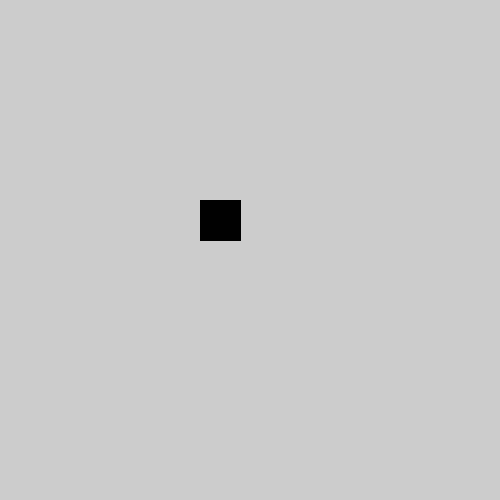
Frame 1 (no input)
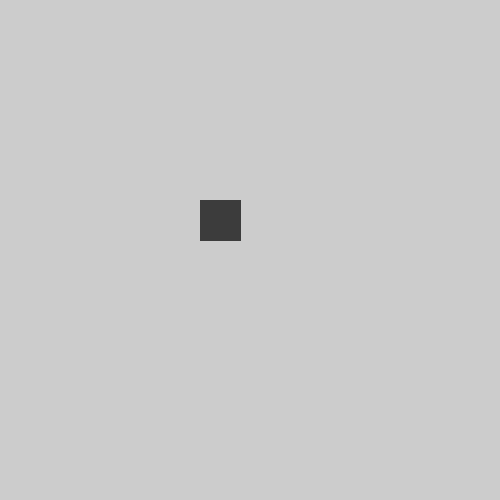
Frame 60 (the mouse pressed at the canvas centre just before this capture)
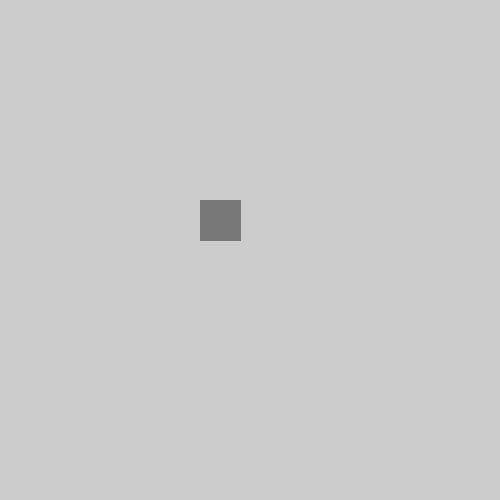
Frame 120 (the mouse held since frame 60 and released just before this capture)

The Processing sketch that drew these frames (run headless with seeded random() and noise(); from frame 60 on, the mouse is pressed at the canvas centre):

// Processing sketch: test1
// ── test1.pde

int s1 = 20;
int s2 = 40;
int counter=1;
int loop=10;
int sk=0;
int multiplier = 1;
int i=5;
int j=5;

void setup() {
  size(500, 500);
}

void draw() {
  
  if (sk > 254) {
    multiplier = -1;
  }
  if (sk < 1) {
    multiplier = 1;
  }
  sk = sk + (1 * multiplier);

  stroke(sk);
  fill(sk);
  rect(s2*i, s2*j, s2, s2);
  translate(s2, s2);
  rotate(radians(counter++));
  translate(-s2, -s2);
  //frameRate(1);
  //print(sk,  " ");
}
